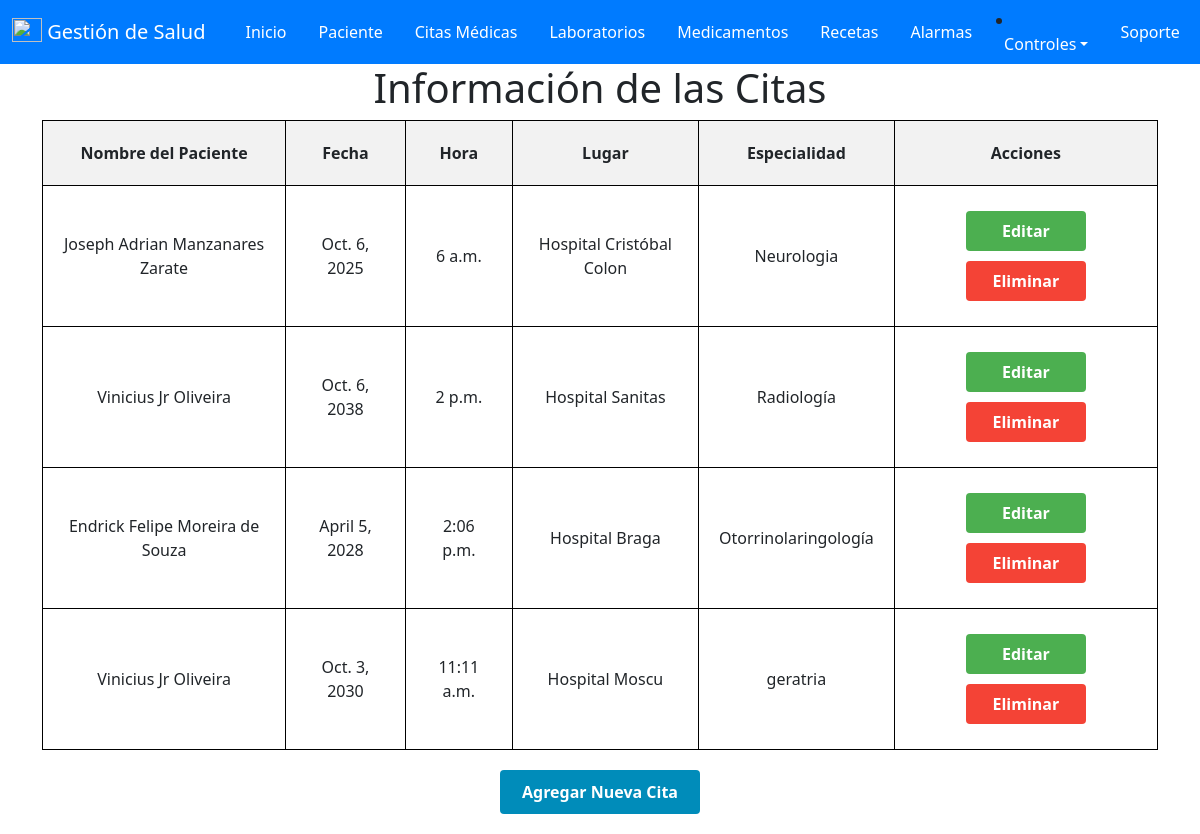
Page /citas/ (signed in) on the earlier database version.
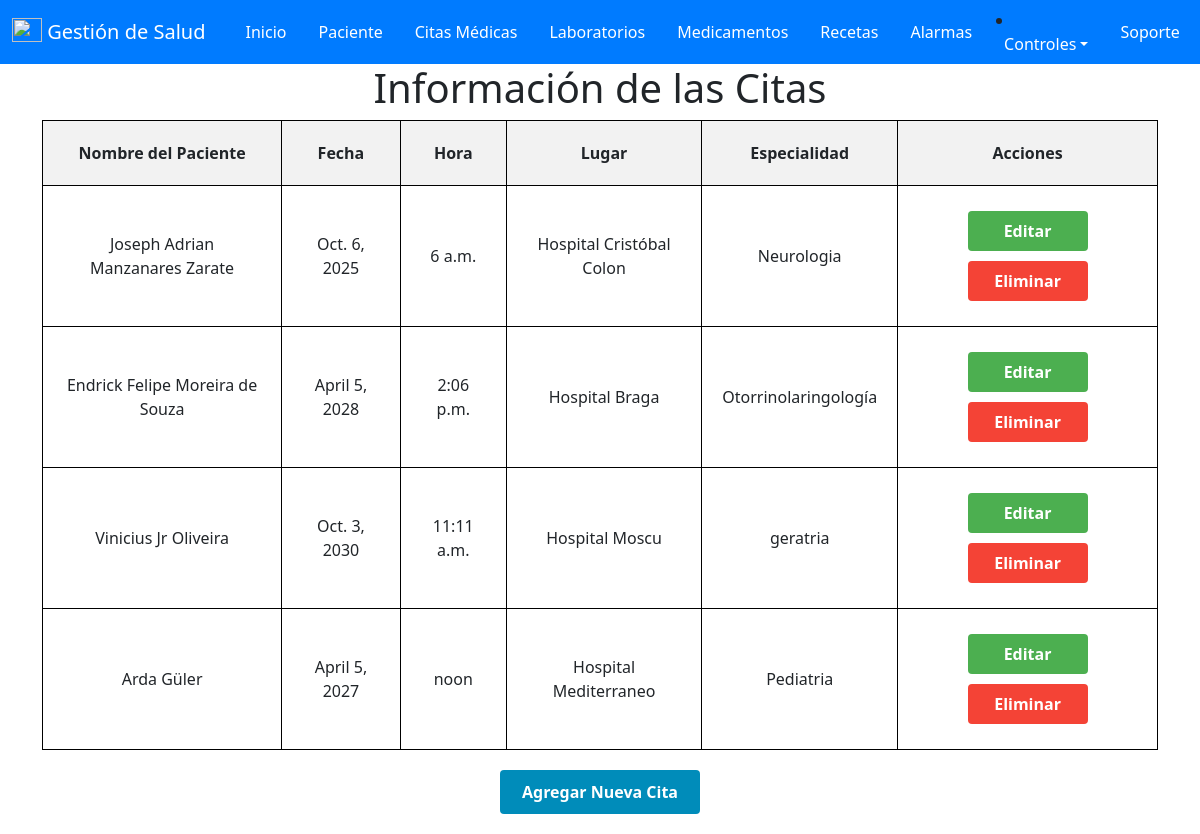
Same page on the later database version.
### salud/models.py (models this page shows, shortened)
class cita(models.Model):
    id_Cita = models.AutoField(primary_key=True , verbose_name='ID_Cita')
    id_paciente = models.ForeignKey(paciente, on_delete=models.CASCADE)
    fecha = models.DateField(null=False, verbose_name='Fecha')
    hora = models.TimeField(null=False, verbose_name='Hora')
    lugar = models.CharField(max_length=200, verbose_name='Lugar')
    especialidad = models.CharField(max_length=50, verbose_name='Especialidad')
    id_usuario = models.ForeignKey(User, on_delete=models.CASCADE)

class paciente(models.Model):
    id_paciente = models.AutoField(primary_key=True , verbose_name='ID_Paciente')
    cedula = models.IntegerField(null=True,verbose_name='Cedula')
    nombre = models.CharField(max_length=50, verbose_name='Nombre')
    apellido = models.CharField(max_length=50, verbose_name='Apellido')
    sexo = models.CharField(max_length=20, verbose_name='Sexo')
    fecha_Nacimiento = models.DateField(null=True, verbose_name='Fecha de Nacimiento')
    edad = models.IntegerField ( verbose_name='Edad')
    direccion = models.CharField(max_length=50, verbose_name='Direccion')
    telefono = models.IntegerField( verbose_name='Telefono')
    email = models.EmailField( verbose_name='Email')
    id_usuario = models.ForeignKey(User, on_delete=models.CASCADE)

### salud/views.py (the view)
# urls.py: path('citas/', views.citas, name='citas'),
@login_required(login_url='/accounts/login/')
def citas(request):
    citas = cita.objects.filter(id_usuario=request.user)
    context = {
        'citas': citas
    }
    return render(request, 'Programar/citas.html', context)

### salud/templates/Programar/citas.html (shortened to what this page needs)
{% extends "base.html" %}
{% block contenido %}
<!DOCTYPE html>
<html>
<head>
</head>
<body>
    <h1>Información de las Citas</h1>
    <form method="post" action="{% url 'citas' %}">
        <table>
            <thead>
                <tr>
                    <th>Nombre del Paciente</th>
                    <th>Fecha</th>
                    <th>Hora</th>
                    <th>Lugar</th>
                    <th>Especialidad</th>
                    <th>Acciones</th>
                </tr>
            </thead>
            <tbody>
                {% for cita in citas %}
                <tr>
                    <td>{{ cita.id_paciente.nombre }} {{ cita.id_paciente.apellido }}</td>
                    <td>{{ cita.fecha }}</td>
                    <td>{{ cita.hora }}</td>
                    <td>{{ cita.lugar }}</td>
                    <td>{{ cita.especialidad }}</td>
                    <td>
                        <a href= "{% url 'editar_cita' cita.id_Cita %}"class="button edit-button">Editar</a>
                        <a href="{% url 'eliminar_cita' cita.id_Cita %}" class="button delete-button" onclick="return confirm('¿Estás seguro de que deseas eliminar esta cita?');">Eliminar</a>
                    </td>
                </tr>
                {% empty %}
                <tr>
                    <td colspan="6">No hay Citas disponibles.</td>
                </tr>
                {% endfor %}
            </tbody>
        </table>
        <a href="{% url 'agregar_cita' %}" class="button add-button">Agregar Nueva Cita</a>
    </form>
</body>
</html>
{% endblock %}

Differences in the rows shown:
removed cita: id_paciente.nombre "Vinicius Jr", id_paciente.apellido "Oliveira", fecha "Oct. 6, 2038", hora "2 p.m.", lugar "Hospital Sanitas", especialidad "Radiología"
added cita: id_paciente.nombre "Arda", id_paciente.apellido "Güler", fecha "April 5, 2027", hora "noon", lugar "Hospital Mediterraneo", especialidad "Pediatria"
